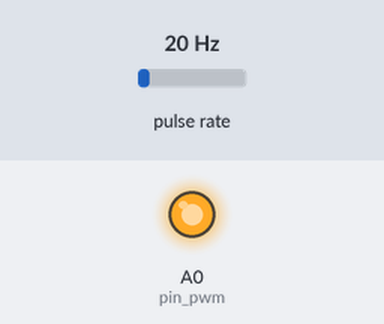
The sketch below on a simulated Arduino Uno, built with avr-gcc and run on an emulated ATmega328P. Parts: output pins drawn as LEDs (lit = HIGH). Wiring (inferred from the names in the program): pulse sensor: data pin 10. The inputs (shaded band) are chosen by the test bench; at power-on: pulse rate 20 Hz. What the sketch prints to the serial monitor is not drawn.

Above: at 0.1 s.
Timing chart, 0 to 1.6 s (numbered marks = the images above):
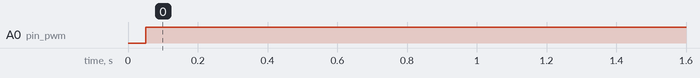

The sketch:

pwm_sense.ino
```cpp
int pin_pulse = 10;
int pin_pwm = A0;

void setup() {
  Serial.begin(9600);
  pinMode(pin_pulse, INPUT);
  pinMode(pin_pwm, OUTPUT);
  digitalWrite(pin_pulse,HIGH);
}

void loop() {
  unsigned long pulseDuration = pulseIn(pin_pulse, LOW);
  double frequency = 1000000/pulseDuration;

  // Serial.print("pulse duration:");
  // Serial.println(pulseDuration);

  // Serial.print("time for full rev. (microsec.):");
  // Serial.println(pulseDuration*2);
  // Serial.print("freq. (Hz):");
  // Serial.println(frequency/2);
  Serial.print("RPM:");
  Serial.println(frequency/2*60);

  if (frequency/2*60 > 5200){
    analogWrite(pin_pwm, 255);
  } else {
    analogWrite(pin_pwm, 128);
  }
  delay(1000);
}
```

Measured:
- by itself, A0 (pin_pwm): LOW → HIGH at 0.05 s
